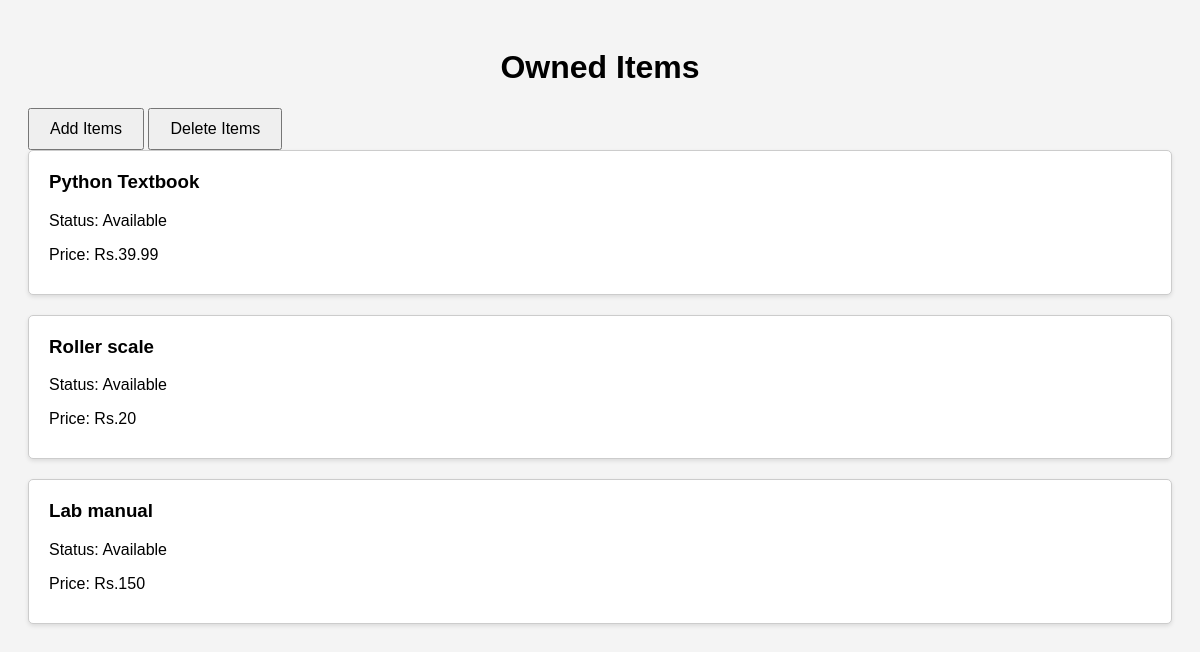
Page /seller_page.php (signed in) on the committed database.
### tables this page shows
CREATE TABLE `item` (
  `item_id` int NOT NULL,
  `item_name` varchar(50) NOT NULL,
  `item_desc` text NOT NULL,
  `item_price` float NOT NULL,
  `admis_no` varchar(30) NOT NULL,
  `status` text NOT NULL,
  PRIMARY KEY (`item_id`),
  KEY `fk_admis_no` (`admis_no`),
  CONSTRAINT `fk_admis_no` FOREIGN KEY (`admis_no`) REFERENCES `user` (`admis_no`)
);

### seller_page.php (the view, shortened to what this page needs)
<!DOCTYPE html>
<html lang="en">
<head>
</head>
<body>
<h1>Owned Items</h1>
<button onclick="location.href='add_item_form.php'" style="flex: right; padding: 10px 20px; font-size: 16px;;">Add Items</button>
<button onclick="location.href='delete_item_form.php'" style="flex: left; padding: 10px 20px; font-size: 16px;;">Delete Items</button>
<?php
    $mysqli = new mysqli("localhost", "root", "Sreelakshmids@1234", "ddd@gmail.com");
    $user_id = $_SESSION['admis_no'];
    $sql = "SELECT item_name, item_price, status FROM item WHERE admis_no = '$user_id'";
    $result = $mysqli->query($sql);
    if ($result->num_rows > 0) {
        while($row = $result->fetch_assoc()) {
            echo "<div class='item'>";
            echo "<h3>" . $row["item_name"] . "</h3>";
            echo "<p>Status: " . $row["status"] . "</p>";
            echo "<p>Price: Rs." . $row["item_price"] . "</p>";
            echo "</div>";
        }
    } else {
        echo "No items found for the logged-in user.";
    }
    ?>
</body>
</html>

### seller_page.php (style rules this page uses)
body { font-family: Arial, sans-serif; background-color: #f4f4f4; padding: 20px; }
h1 { text-align: center; }
.item { background-color: #fff; border: 1px solid #ccc; border-radius: 5px; padding: 20px; margin-bottom: 20px; box-shadow: 0 2px 4px rgba(0, 0, 0, 0.1); }
.item h3 { margin-top: 0; }
.item p { margin-bottom: 10px; }

### rows in the picture
item: item_name "Python Textbook", status "Available", item_price "39.99"
item: item_name "Roller scale", status "Available", item_price "20"
item: item_name "Lab manual", status "Available", item_price "150"
